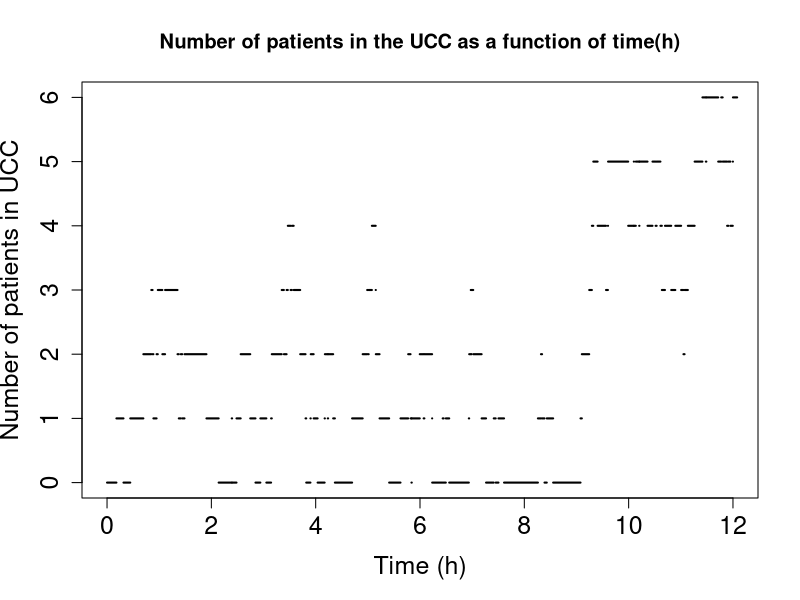
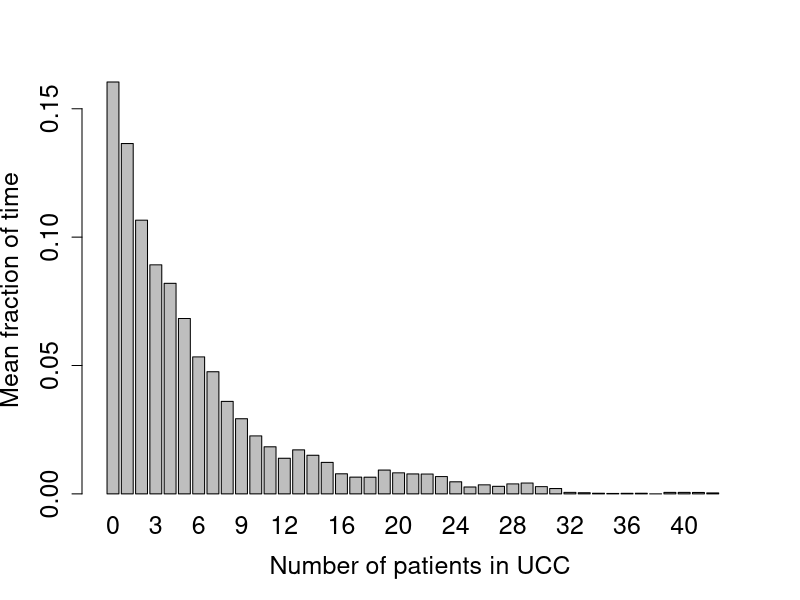

Write the R code that produced these figures, in order.

lam = 5 # birth rate / hour
mu = 6  # death rate / hour

sim = 30               # number of simulations
averageW = rep(0,sim)  # average time in system

for (j in 0:sim) {
  s = c(0)
  x = c(0)                                              # number of patients
  t = c(0)                                              # time
  while(tail(t,1) <= 50*24){                            # while time less than 50 years
    state = tail(x,1)                                   # last state
    if(state == 0){                                     # if last state 0, no death
      s = c(s, rexp(n = 1, rate = lam))                 # sojourn time in state
      t = c(t, tail(t,1) + tail(s,1))                   # add sojourn time
      x = c(x, 1)                                       # increment number of patients
    } else{                                             # last state not 0, death included
      s = c(s, rexp(n = 1, rate = lam+mu))              # sojourn time in state
      t = c(t, tail(t,1) + tail(s,1))                   # add sojourn time
      if(runif(1) < lam/(lam+mu)){                      # probability for 'birth'
        x = c(x, state+1)                               # incrementing number of patients
      } else{
        x = c(x, state-1)                               # finished treating patient
      }
    }
  }
  L = mean(x%*%s/sum(s))                                # long run mean number of patients in UCC
  averageW[j] = L/lam                                   # little's law, find W
}

# Plot for 12 hours
plot(NULL, NULL, main = 'Number of patients in the UCC as a function of time(h)', xlim = c(0, 12), ylim = c(0, max(x[which(t <= 12)])), xlab = "Time (h)", ylab = "Number of patients in UCC", cex.axis = 1.5, cex.lab = 1.5)
for(i in 1:length(which(t <= 12))){
  lines(t[i:(i+1)], rep(x[i],2), lwd = 2)
}

mean(averageW)                                   # estimated expected time in UCC
1/(mu-lam)                                       # analytic expected time in UCC

error = qt(.975, sim-1) * sd(averageW)/sqrt(sim) # confidence interval
mean(averageW) - error                           # min interval
mean(averageW) + error                           # max interval

# Histogram
timeInState = rep(0, max(x))
for(i in 1:(length(x)-1)){
  timeInState[x[i]+1] = timeInState[x[i]+1]+t[i+1]-t[i]
}
sum(timeInState/t[length(x)])                 # normalized histogram
barplot(timeInState/t[length(x)], names.arg = 0:max(x), xlab = "Number of patients in UCC", ylab = "Mean fraction of time", cex.axis = 1.5, cex.lab = 1.5, cex = 1.5)
